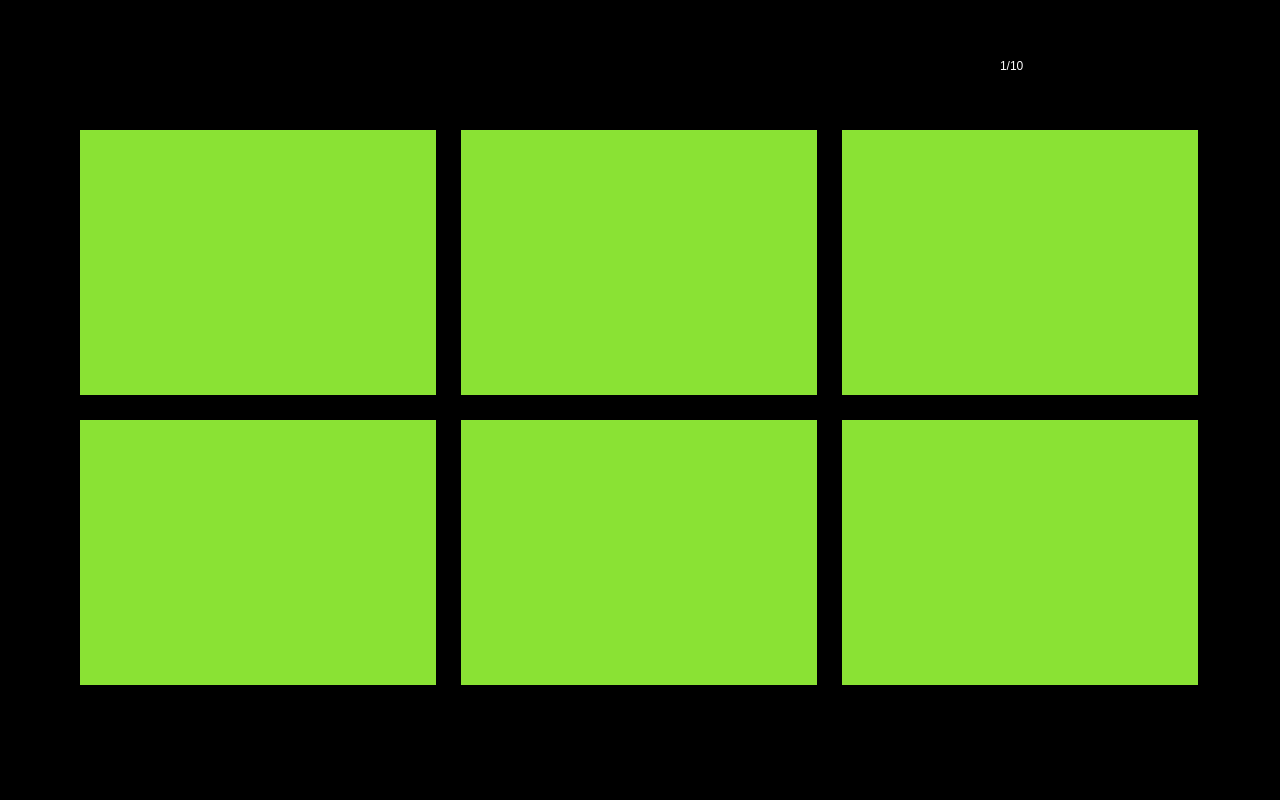
<?xml version="1.0" encoding="UTF-8"?>
<ui version="4.0">
 <class>video_browse</class>
 <widget class="QWidget" name="video_browse">
  <property name="geometry">
   <rect>
    <x>0</x>
    <y>0</y>
    <width>1280</width>
    <height>800</height>
   </rect>
  </property>
  <property name="windowTitle">
   <string>Form</string>
  </property>
  <widget class="Label_select_v" name="label_select">
   <property name="geometry">
    <rect>
     <x>20</x>
     <y>20</y>
     <width>79</width>
     <height>50</height>
    </rect>
   </property>
   <property name="styleSheet">
    <string notr="true">background-image: url(:/tu/Photo/single.png);</string>
   </property>
   <property name="text">
    <string/>
   </property>
  </widget>
  <widget class="Label_select_all_v" name="label_select_all">
   <property name="geometry">
    <rect>
     <x>120</x>
     <y>20</y>
     <width>79</width>
     <height>50</height>
    </rect>
   </property>
   <property name="styleSheet">
    <string notr="true">background-image: url(:/tu/Photo/all.png);</string>
   </property>
   <property name="text">
    <string/>
   </property>
  </widget>
  <widget class="QLabel" name="label_line">
   <property name="geometry">
    <rect>
     <x>0</x>
     <y>110</y>
     <width>1280</width>
     <height>2</height>
    </rect>
   </property>
   <property name="styleSheet">
    <string notr="true">background-image: url(:/tu/Photo/boundary.png);</string>
   </property>
   <property name="text">
    <string/>
   </property>
  </widget>
  <widget class="Label_left_v" name="label_left">
   <property name="geometry">
    <rect>
     <x>10</x>
     <y>304</y>
     <width>54</width>
     <height>205</height>
    </rect>
   </property>
   <property name="styleSheet">
    <string notr="true">background-image: url(:/tu/Photo/left.png);</string>
   </property>
   <property name="text">
    <string/>
   </property>
  </widget>
  <widget class="Label_return_v" name="label_return">
   <property name="geometry">
    <rect>
     <x>1140</x>
     <y>20</y>
     <width>122</width>
     <height>74</height>
    </rect>
   </property>
   <property name="styleSheet">
    <string notr="true">background-image: url(:/tu/Photo/return.png);</string>
   </property>
   <property name="text">
    <string/>
   </property>
  </widget>
  <widget class="Label_deselect_all_v" name="label_deselect_all">
   <property name="geometry">
    <rect>
     <x>220</x>
     <y>20</y>
     <width>79</width>
     <height>50</height>
    </rect>
   </property>
   <property name="styleSheet">
    <string notr="true">background-image: url(:/tu/Photo/cancelall.png);</string>
   </property>
   <property name="text">
    <string/>
   </property>
  </widget>
  <widget class="Label_right_v" name="label_right">
   <property name="geometry">
    <rect>
     <x>1216</x>
     <y>304</y>
     <width>54</width>
     <height>205</height>
    </rect>
   </property>
   <property name="styleSheet">
    <string notr="true">background-image: url(:/tu/Photo/right.png);</string>
   </property>
   <property name="text">
    <string/>
   </property>
  </widget>
  <widget class="Label_delete_v" name="label_delete">
   <property name="geometry">
    <rect>
     <x>1120</x>
     <y>700</y>
     <width>142</width>
     <height>88</height>
    </rect>
   </property>
   <property name="styleSheet">
    <string notr="true">background-image: url(:/tu/Photo/delete.png);</string>
   </property>
   <property name="text">
    <string/>
   </property>
  </widget>
  <widget class="QLabel" name="label_21">
   <property name="geometry">
    <rect>
     <x>0</x>
     <y>0</y>
     <width>1280</width>
     <height>800</height>
    </rect>
   </property>
   <property name="styleSheet">
    <string notr="true">background-color: rgb(0, 0, 0);</string>
   </property>
   <property name="text">
    <string/>
   </property>
  </widget>
  <widget class="Label_video_1" name="label_play_1">
   <property name="geometry">
    <rect>
     <x>80</x>
     <y>130</y>
     <width>356</width>
     <height>265</height>
    </rect>
   </property>
   <property name="styleSheet">
    <string notr="true">image: url(:/tu/Video/videoflag.png);</string>
   </property>
   <property name="text">
    <string/>
   </property>
  </widget>
  <widget class="Label_video_2" name="label_play_2">
   <property name="geometry">
    <rect>
     <x>461</x>
     <y>130</y>
     <width>356</width>
     <height>265</height>
    </rect>
   </property>
   <property name="styleSheet">
    <string notr="true">image: url(:/tu/Video/videoflag.png);</string>
   </property>
   <property name="text">
    <string/>
   </property>
  </widget>
  <widget class="Label_video_3" name="label_play_3">
   <property name="geometry">
    <rect>
     <x>842</x>
     <y>130</y>
     <width>356</width>
     <height>265</height>
    </rect>
   </property>
   <property name="styleSheet">
    <string notr="true">image: url(:/tu/Video/videoflag.png);</string>
   </property>
   <property name="text">
    <string/>
   </property>
  </widget>
  <widget class="Label_video_4" name="label_play_4">
   <property name="geometry">
    <rect>
     <x>80</x>
     <y>420</y>
     <width>356</width>
     <height>265</height>
    </rect>
   </property>
   <property name="styleSheet">
    <string notr="true">image: url(:/tu/Video/videoflag.png);</string>
   </property>
   <property name="text">
    <string/>
   </property>
  </widget>
  <widget class="Label_video_6" name="label_play_6">
   <property name="geometry">
    <rect>
     <x>842</x>
     <y>420</y>
     <width>356</width>
     <height>265</height>
    </rect>
   </property>
   <property name="styleSheet">
    <string notr="true">image: url(:/tu/Video/videoflag.png);</string>
   </property>
   <property name="text">
    <string/>
   </property>
  </widget>
  <widget class="Label_video_5" name="label_play_5">
   <property name="geometry">
    <rect>
     <x>461</x>
     <y>420</y>
     <width>356</width>
     <height>265</height>
    </rect>
   </property>
   <property name="styleSheet">
    <string notr="true">image: url(:/tu/Video/videoflag.png);</string>
   </property>
   <property name="text">
    <string/>
   </property>
  </widget>
  <widget class="QLabel" name="label_num">
   <property name="geometry">
    <rect>
     <x>1000</x>
     <y>40</y>
     <width>120</width>
     <height>51</height>
    </rect>
   </property>
   <property name="styleSheet">
    <string notr="true">color: rgb(255, 255, 255);
font: 35pt &quot;Ubuntu&quot;;</string>
   </property>
   <property name="text">
    <string>1/10</string>
   </property>
  </widget>
  <widget class="Label_photo_5" name="label_5">
   <property name="geometry">
    <rect>
     <x>461</x>
     <y>420</y>
     <width>356</width>
     <height>265</height>
    </rect>
   </property>
   <property name="styleSheet">
    <string notr="true">background-color: rgb(138, 226, 52);</string>
   </property>
   <property name="text">
    <string/>
   </property>
  </widget>
  <widget class="QLabel" name="label_tick4">
   <property name="geometry">
    <rect>
     <x>386</x>
     <y>655</y>
     <width>20</width>
     <height>20</height>
    </rect>
   </property>
   <property name="styleSheet">
    <string notr="true">image: url(:/tu/Video/Selected indicator(X).png);</string>
   </property>
   <property name="text">
    <string/>
   </property>
  </widget>
  <widget class="Label_photo_6" name="label_6">
   <property name="geometry">
    <rect>
     <x>842</x>
     <y>420</y>
     <width>356</width>
     <height>265</height>
    </rect>
   </property>
   <property name="styleSheet">
    <string notr="true">background-color: rgb(138, 226, 52);</string>
   </property>
   <property name="text">
    <string/>
   </property>
  </widget>
  <widget class="QLabel" name="label_tick6">
   <property name="geometry">
    <rect>
     <x>1148</x>
     <y>655</y>
     <width>20</width>
     <height>20</height>
    </rect>
   </property>
   <property name="styleSheet">
    <string notr="true">image: url(:/tu/Video/Selected indicator(X).png);</string>
   </property>
   <property name="text">
    <string/>
   </property>
  </widget>
  <widget class="QLabel" name="label_tick5">
   <property name="geometry">
    <rect>
     <x>767</x>
     <y>655</y>
     <width>20</width>
     <height>20</height>
    </rect>
   </property>
   <property name="styleSheet">
    <string notr="true">image: url(:/tu/Video/Selected indicator(X).png);</string>
   </property>
   <property name="text">
    <string/>
   </property>
  </widget>
  <widget class="QLabel" name="label_tick2">
   <property name="geometry">
    <rect>
     <x>767</x>
     <y>365</y>
     <width>20</width>
     <height>20</height>
    </rect>
   </property>
   <property name="styleSheet">
    <string notr="true">image: url(:/tu/Video/Selected indicator(X).png);</string>
   </property>
   <property name="text">
    <string/>
   </property>
  </widget>
  <widget class="Label_photo_1" name="label_1">
   <property name="geometry">
    <rect>
     <x>80</x>
     <y>130</y>
     <width>356</width>
     <height>265</height>
    </rect>
   </property>
   <property name="styleSheet">
    <string notr="true">background-color: rgb(138, 226, 52);</string>
   </property>
   <property name="text">
    <string/>
   </property>
  </widget>
  <widget class="QLabel" name="label_tick1">
   <property name="geometry">
    <rect>
     <x>386</x>
     <y>365</y>
     <width>20</width>
     <height>20</height>
    </rect>
   </property>
   <property name="styleSheet">
    <string notr="true">image: url(:/tu/Video/Selected indicator(X).png);</string>
   </property>
   <property name="text">
    <string/>
   </property>
  </widget>
  <widget class="Label_photo_3" name="label_3">
   <property name="geometry">
    <rect>
     <x>842</x>
     <y>130</y>
     <width>356</width>
     <height>265</height>
    </rect>
   </property>
   <property name="styleSheet">
    <string notr="true">background-color: rgb(138, 226, 52);</string>
   </property>
   <property name="text">
    <string/>
   </property>
  </widget>
  <widget class="Label_photo_2" name="label_2">
   <property name="geometry">
    <rect>
     <x>461</x>
     <y>130</y>
     <width>356</width>
     <height>265</height>
    </rect>
   </property>
   <property name="styleSheet">
    <string notr="true">background-color: rgb(138, 226, 52);</string>
   </property>
   <property name="text">
    <string/>
   </property>
  </widget>
  <widget class="QLabel" name="label_tick3">
   <property name="geometry">
    <rect>
     <x>1148</x>
     <y>365</y>
     <width>20</width>
     <height>20</height>
    </rect>
   </property>
   <property name="styleSheet">
    <string notr="true">image: url(:/tu/Video/Selected indicator(X).png);</string>
   </property>
   <property name="text">
    <string/>
   </property>
  </widget>
  <widget class="Label_photo_4" name="label_4">
   <property name="geometry">
    <rect>
     <x>80</x>
     <y>420</y>
     <width>356</width>
     <height>265</height>
    </rect>
   </property>
   <property name="styleSheet">
    <string notr="true">background-color: rgb(138, 226, 52);</string>
   </property>
   <property name="text">
    <string/>
   </property>
  </widget>
  <zorder>label_21</zorder>
  <zorder>label_2</zorder>
  <zorder>label_4</zorder>
  <zorder>label_select</zorder>
  <zorder>label_select_all</zorder>
  <zorder>label_line</zorder>
  <zorder>label_left</zorder>
  <zorder>label_return</zorder>
  <zorder>label_deselect_all</zorder>
  <zorder>label_right</zorder>
  <zorder>label_delete</zorder>
  <zorder>label_num</zorder>
  <zorder>label_5</zorder>
  <zorder>label_tick4</zorder>
  <zorder>label_6</zorder>
  <zorder>label_tick6</zorder>
  <zorder>label_tick5</zorder>
  <zorder>label_tick2</zorder>
  <zorder>label_1</zorder>
  <zorder>label_tick1</zorder>
  <zorder>label_3</zorder>
  <zorder>label_tick3</zorder>
  <zorder>label_play_1</zorder>
  <zorder>label_play_2</zorder>
  <zorder>label_play_3</zorder>
  <zorder>label_play_5</zorder>
  <zorder>label_play_4</zorder>
  <zorder>label_play_6</zorder>
 </widget>
 <customwidgets>
  <customwidget>
   <class>Label_photo_6</class>
   <extends>QLabel</extends>
   <header>photo_browse.h</header>
  </customwidget>
  <customwidget>
   <class>Label_photo_5</class>
   <extends>QLabel</extends>
   <header>photo_browse.h</header>
  </customwidget>
  <customwidget>
   <class>Label_photo_4</class>
   <extends>QLabel</extends>
   <header>photo_browse.h</header>
  </customwidget>
  <customwidget>
   <class>Label_photo_3</class>
   <extends>QLabel</extends>
   <header>photo_browse.h</header>
  </customwidget>
  <customwidget>
   <class>Label_photo_2</class>
   <extends>QLabel</extends>
   <header>photo_browse.h</header>
  </customwidget>
  <customwidget>
   <class>Label_photo_1</class>
   <extends>QLabel</extends>
   <header>photo_browse.h</header>
  </customwidget>
  <customwidget>
   <class>Label_return_v</class>
   <extends>QLabel</extends>
   <header>video_browse.h</header>
  </customwidget>
  <customwidget>
   <class>Label_deselect_all_v</class>
   <extends>QLabel</extends>
   <header>video_browse.h</header>
  </customwidget>
  <customwidget>
   <class>Label_delete_v</class>
   <extends>QLabel</extends>
   <header>video_browse.h</header>
  </customwidget>
  <customwidget>
   <class>Label_right_v</class>
   <extends>QLabel</extends>
   <header>video_browse.h</header>
  </customwidget>
  <customwidget>
   <class>Label_select_v</class>
   <extends>QLabel</extends>
   <header>video_browse.h</header>
  </customwidget>
  <customwidget>
   <class>Label_select_all_v</class>
   <extends>QLabel</extends>
   <header>video_browse.h</header>
  </customwidget>
  <customwidget>
   <class>Label_video_1</class>
   <extends>QLabel</extends>
   <header>video_browse.h</header>
  </customwidget>
  <customwidget>
   <class>Label_video_2</class>
   <extends>QLabel</extends>
   <header>video_browse.h</header>
  </customwidget>
  <customwidget>
   <class>Label_video_3</class>
   <extends>QLabel</extends>
   <header>video_browse.h</header>
  </customwidget>
  <customwidget>
   <class>Label_video_4</class>
   <extends>QLabel</extends>
   <header>video_browse.h</header>
  </customwidget>
  <customwidget>
   <class>Label_video_5</class>
   <extends>QLabel</extends>
   <header>video_browse.h</header>
  </customwidget>
  <customwidget>
   <class>Label_video_6</class>
   <extends>QLabel</extends>
   <header>video_browse.h</header>
  </customwidget>
  <customwidget>
   <class>Label_left_v</class>
   <extends>QLabel</extends>
   <header>video_browse.h</header>
  </customwidget>
 </customwidgets>
 <resources/>
 <connections/>
</ui>
